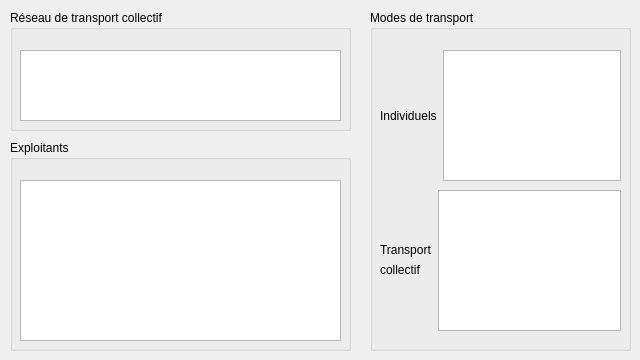
    <widget class="QWidget" name="tab_2">
     <attribute name="title">
      <string>Réseaux et modes</string>
     </attribute>
     <widget class="QGroupBox" name="groupBoxPTNetworks">
      <property name="geometry">
       <rect>
        <x>10</x>
        <y>10</y>
        <width>341</width>
        <height>121</height>
       </rect>
      </property>
      <property name="title">
       <string>Réseau de transport collectif</string>
      </property>
      <widget class="QListView" name="listViewPTNetworks">
       <property name="geometry">
        <rect>
         <x>10</x>
         <y>40</y>
         <width>321</width>
         <height>71</height>
        </rect>
       </property>
       <property name="editTriggers">
        <set>QAbstractItemView::NoEditTriggers</set>
       </property>
       <property name="alternatingRowColors">
        <bool>true</bool>
       </property>
       <property name="selectionMode">
        <enum>QAbstractItemView::SingleSelection</enum>
       </property>
       <property name="selectionBehavior">
        <enum>QAbstractItemView::SelectRows</enum>
       </property>
      </widget>
     </widget>
     <widget class="QGroupBox" name="groupBoxAgencies">
      <property name="geometry">
       <rect>
        <x>10</x>
        <y>140</y>
        <width>341</width>
        <height>211</height>
       </rect>
      </property>
      <property name="title">
       <string>Exploitants</string>
      </property>
      <widget class="QTableView" name="tableViewAgencies">
       <property name="geometry">
        <rect>
         <x>10</x>
         <y>40</y>
         <width>321</width>
         <height>161</height>
        </rect>
       </property>
       <property name="alternatingRowColors">
        <bool>true</bool>
       </property>
       <property name="selectionMode">
        <enum>QAbstractItemView::MultiSelection</enum>
       </property>
       <property name="selectionBehavior">
        <enum>QAbstractItemView::SelectRows</enum>
       </property>
      </widget>
     </widget>
     <widget class="QGroupBox" name="groupBoxTransportModes">
      <property name="enabled">
       <bool>true</bool>
      </property>
      <property name="geometry">
       <rect>
        <x>370</x>
        <y>10</y>
        <width>261</width>
        <height>341</height>
       </rect>
      </property>
      <property name="title">
       <string>Modes de transport</string>
      </property>
      <widget class="QWidget" name="layoutWidget_14">
       <property name="geometry">
        <rect>
         <x>10</x>
         <y>40</y>
         <width>241</width>
         <height>131</height>
        </rect>
       </property>
       <layout class="QHBoxLayout" name="horizontalLayout_3">
        <item>
         <widget class="QLabel" name="label_2">
          <property name="text">
           <string>Individuels</string>
          </property>
         </widget>
        </item>
        <item>
         <widget class="QListView" name="listViewIModes">
          <property name="selectionMode">
           <enum>QAbstractItemView::MultiSelection</enum>
          </property>
         </widget>
        </item>
       </layout>
      </widget>
      <widget class="QWidget" name="layoutWidget_16">
       <property name="geometry">
        <rect>
         <x>10</x>
         <y>180</y>
         <width>241</width>
         <height>141</height>
        </rect>
       </property>
       <layout class="QGridLayout" name="gridLayout_14">
        <item row="0" column="0">
         <widget class="QLabel" name="label_22">
          <property name="text">
           <string>Transport</string>
          </property>
          <property name="alignment">
           <set>Qt::AlignBottom|Qt::AlignLeading|Qt::AlignLeft</set>
          </property>
         </widget>
        </item>
        <item row="0" column="1" rowspan="2">
         <widget class="QListView" name="listViewPTModes">
          <property name="selectionMode">
           <enum>QAbstractItemView::MultiSelection</enum>
          </property>
         </widget>
        </item>
        <item row="1" column="0">
         <widget class="QLabel" name="label_23">
          <property name="text">
           <string>collectif</string>
          </property>
          <property name="alignment">
           <set>Qt::AlignLeading|Qt::AlignLeft|Qt::AlignTop</set>
          </property>
         </widget>
        </item>
       </layout>
      </widget>
     </widget>
    </widget>
